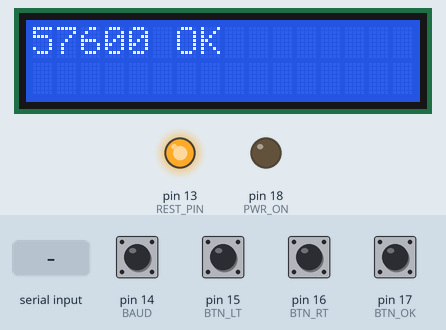
Bench run of a sketch on a simulated Arduino Uno, built with avr-gcc and run on an emulated ATmega328P. Shown: 16×2 character LCD, output pins drawn as LEDs (lit = HIGH). The test bench sets the inputs (shaded band); at power-on: pin 14 (BAUD), pin 15 (BTN_LT), pin 16 (BTN_RT), pin 17 (BTN_OK) HIGH.

Above: at 1.2 s.
1.3 s: "~\n" received over Serial
At 2.3 s:
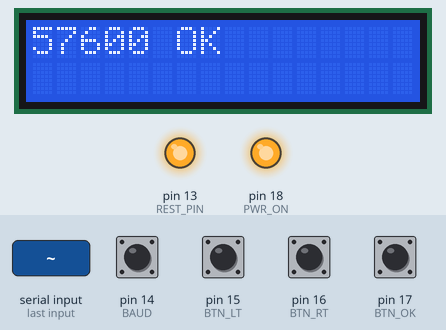
2.8 s: "1\n" received over Serial
At 3.7 s:
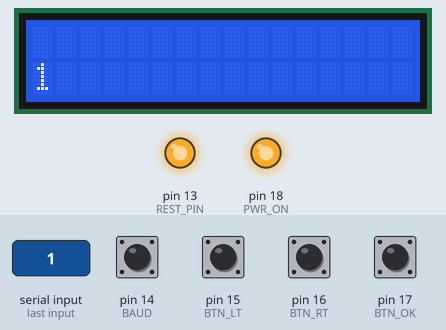
4.3 s: byte 96 ('`') received over Serial
At 4.6 s:
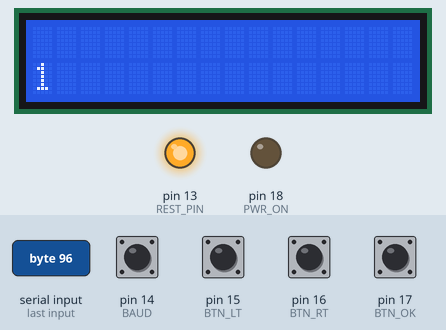
Timing chart, 0 to 7.3 s (numbered marks = the images above; inputs shaded):
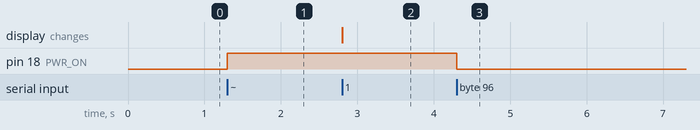

The sketch:

memTerminal.ino
```cpp
#include <LiquidCrystal.h>

//TERMINAL PART
//MCbx, 2017
//GNU GPL

//LCD
#define LCD_D7 2
#define LCD_D6 3
#define LCD_D5 4
#define LCD_D4 5
#define LCD_EN 6
#define LCD_RS 7

//Buttons
#define BTN_LT 15
#define BTN_RT 16
#define BTN_OK 17

//power sense
#define PWR_ON 18
#define PWR_GD 12

//baudrate sense
#define BAUD 14

//tester reset
#define REST_PIN 13

#define debounce_delay 65534


String line1;
String line2;
byte cursor=0;
LiquidCrystal lcd(LCD_RS,LCD_EN,LCD_D4,LCD_D5,LCD_D6,LCD_D7);


void refresh()
{
  lcd.clear();
  lcd.print(line1);
  lcd.setCursor(0,1);
  lcd.print(line2);
}

void lcdprintln(String a)
{
  line1=line2;
  line2=a;
  refresh();
}

void lcdprint(String a)
{
  line2 = line2 + a;
  refresh();
}

void powerOn()
{
  digitalWrite(PWR_ON,HIGH);
}

void powerOff()
{
  digitalWrite(PWR_ON,LOW);
}

void powerGood()
{
  if ( (!digitalRead(BTN_LT)) && (!digitalRead(BTN_RT)) )
  {
    Serial.print("1");
  }

  if (digitalRead(PWR_GD))
  {
    Serial.print("0");
  }
  else
  {
    Serial.print("1");
  }
}

void setup() {
  lcd.begin(16,2);
  lcd.setCursor(0,0);
  pinMode(BAUD,INPUT_PULLUP);
  if (digitalRead(BAUD))
  {
    Serial.begin(57600);
    lcdprintln("57600 OK");
  }
  else
  {
    Serial.begin(38400);
    lcdprintln("38400 OK");
  }

  pinMode(BTN_LT, INPUT_PULLUP);
  pinMode(BTN_RT, INPUT_PULLUP);
  pinMode(BTN_OK, INPUT_PULLUP);

  pinMode(PWR_GD, INPUT_PULLUP);
  pinMode(PWR_ON, OUTPUT);
  lcdprintln("");
  powerOff();

  pinMode(REST_PIN,OUTPUT);
  digitalWrite(REST_PIN,LOW);
  delay(10);
  digitalWrite(REST_PIN,HIGH);
}

unsigned int debounce = 0;
void loop() {

  //Visualize things from serial port
  if (Serial.available())
  {
    byte k=Serial.read();
    if (k=='\r')
    {
      return;
    }
    if (k=='~')     //power on
    {
      powerOn();
      return;
    }
    if (k=='`')    //power off
    {
      powerOff();
      return;
    }
    if (k=='^')   //power check
    {
      powerGood();
      return;
    }
    if (k=='\n')  //newline
    {
      cursor=1;
//      lcdprintln("");
      return;
    }

    if (cursor==1)
    {
      cursor=0;
      lcdprintln("");
    }
    lcdprint(String(char(k)));  //show!
  }


  //keyboard
  if (debounce>0)
  {
    debounce--;
    return;     //abort iteration
  }
  if (!digitalRead(BTN_LT))
  {
    Serial.print("a");
    debounce=debounce_delay;
  }
  if (!digitalRead(BTN_RT))
  {
    Serial.print("d");
    debounce=debounce_delay;
  }
  if (!digitalRead(BTN_OK))
  {
    Serial.print("s");
    debounce=debounce_delay;
  }

}
```

Measured:
- after the input at 1.3 s, pin 18 (PWR_ON): LOW → HIGH at once
- after the input at 2.8 s, the display: changes at once (image 2)
- after the input at 4.3 s, pin 18 (PWR_ON): HIGH → LOW at once
